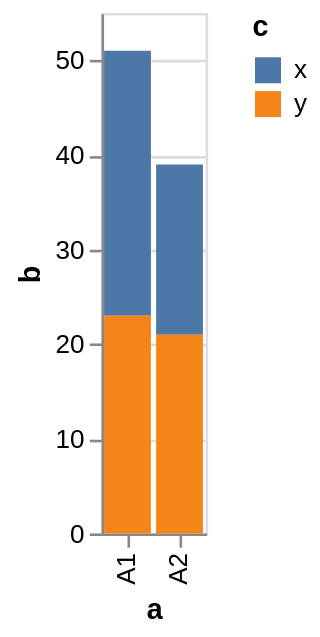

Write the Vega-Lite specification saved for this chart.
### Vega specification from a JSON file in a GitHub repository (floating-point values rounded to 4 significant figures)
{"$schema": "https://vega.github.io/schema/vega/v5.json", "autosize": "pad", "padding": 5, "height": 200, "style": "cell", "data": [{"name": "source_0", "values": [{"a": "A1", "b": 28, "c": "x"}, {"a": "A1", "b": 23, "c": "y"}, {"a": "A2", "b": 18, "c": "x"}, {"a": "A2", "b": 21, "c": "y"}]}, {"name": "data_0", "source": "source_0", "transform": [{"type": "stack", "groupby": ["a"], "field": "b", "sort": {"field": ["c"], "order": ["descending"]}, "as": ["b_start", "b_end"], "offset": "zero"}, {"type": "filter", "expr": "datum[\"b\"] !== null && !isNaN(datum[\"b\"])"}]}], "signals": [{"name": "x_step", "value": 20}, {"name": "width", "update": "bandspace(domain('x').length, 0.1, 0.05) * x_step"}], "marks": [{"name": "marks", "type": "rect", "style": ["bar"], "from": {"data": "data_0"}, "encode": {"update": {"fill": {"scale": "color", "field": "c"}, "x": {"scale": "x", "field": "a"}, "width": {"scale": "x", "band": true}, "y": {"scale": "y", "field": "b_end"}, "y2": {"scale": "y", "field": "b_start"}}}}], "scales": [{"name": "x", "type": "band", "domain": {"data": "data_0", "field": "a", "sort": true}, "range": {"step": {"signal": "x_step"}}, "paddingInner": 0.1, "paddingOuter": 0.05}, {"name": "y", "type": "linear", "domain": {"data": "data_0", "fields": ["b_start", "b_end"]}, "range": [{"signal": "height"}, 0], "nice": true, "zero": true}, {"name": "color", "type": "ordinal", "domain": {"data": "data_0", "field": "c", "sort": true}, "range": "category"}], "axes": [{"scale": "y", "orient": "left", "gridScale": "x", "grid": true, "tickCount": {"signal": "ceil(height/40)"}, "domain": false, "labels": false, "maxExtent": 0, "minExtent": 0, "ticks": false, "zindex": 0}, {"scale": "x", "orient": "bottom", "grid": false, "title": "a", "labelAlign": "right", "labelAngle": 270, "labelBaseline": "middle", "labelOverlap": true, "zindex": 0}, {"scale": "y", "orient": "left", "grid": false, "title": "b", "labelOverlap": true, "tickCount": {"signal": "ceil(height/40)"}, "zindex": 0}], "legends": [{"fill": "color", "gradientLength": {"signal": "clamp(height, 64, 200)"}, "symbolType": "circle", "title": "c", "encode": {"symbols": {"update": {"shape": {"value": "square"}}}}}]}
